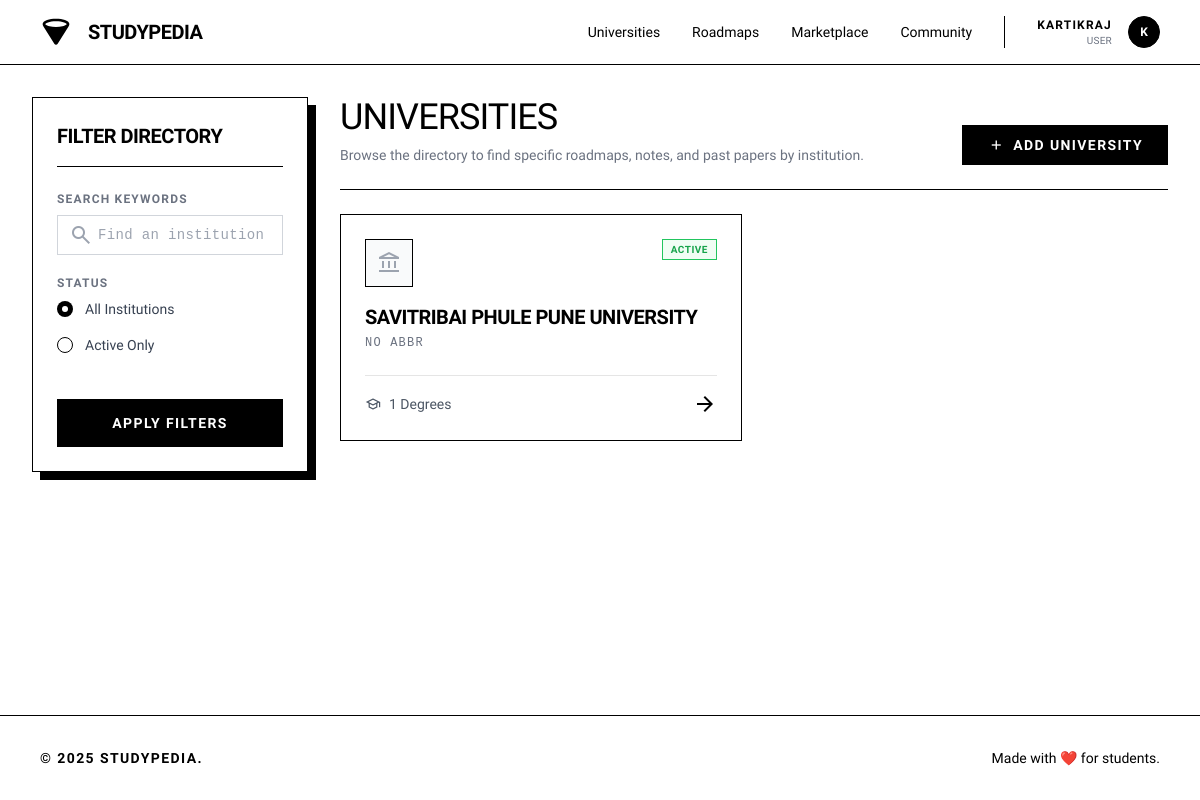
Screenshot of /university/universities/ (signed in) with the database file from the repository.
### accounts/models.py (models this page shows, shortened)
class User(AbstractUser):
    ROLE_CHOICES = (
        ('user', 'User'),
        ('staff', 'Staff'),
        ('admin', 'Admin'),
    )
    role = models.CharField(max_length=20, choices=ROLE_CHOICES, default='user')
    college = models.CharField(max_length=200, blank=True)
    year_of_study = models.PositiveIntegerField(null=True, blank=True)
    location = models.CharField(max_length=100, blank=True)
    phone = models.CharField(max_length=15, blank=True)
    profile_picture = models.ImageField(upload_to='profiles/', null=True, blank=True)
    bio = models.TextField(max_length=500, blank=True)
    credits = models.PositiveIntegerField(default=0)
    wallet_balance = models.DecimalField(max_digits=8, decimal_places=2, default=0.00)
    followers = models.ManyToManyField('self', through='Follow', related_name='following', symmetrical=False)
    created_at = models.DateTimeField(auto_now_add=True)
    updated_at = models.DateTimeField(auto_now=True)
    class Meta:
        indexes = [
            models.Index(fields=['username']),
            models.Index(fields=['created_at']),
        ]

### university/models.py (models this page shows, shortened)
class University(models.Model):
    name = models.CharField(max_length=255)
    abbreviation = models.CharField(max_length=10, null=True, blank=True)
    is_active = models.BooleanField(default=True)
    created_at = models.DateTimeField(auto_now_add=True)
    updated_at = models.DateTimeField(auto_now=True)
    class Meta:
        ordering = ['name']

### accounts/views.py (the view, shortened to what this page needs)
    def wrapper(request, *args, **kwargs):
        if request.user.is_authenticated:
            return view_func(request, *args, **kwargs)

### accounts/views.py (called while the page is built, shortened)
def jwt_auth(view_func):
    def wrapper(request, *args, **kwargs):
        if request.user.is_authenticated:
            return view_func(request, *args, **kwargs)
    return wrapper

### university/views.py (called while the page is built)
@jwt_auth
def university_list(request):
    universities = University.objects.all()
    return render(request, 'university/university_list.html', {'universities': universities})

### university/templates/university/university_list.html (shortened to what this page needs)
{% extends 'base.html' %}
{% load static %}
{% block content %}
<div class="max-w-[1440px] mx-auto w-full px-4 md:px-8 py-8 flex flex-col md:flex-row gap-8">
    <aside class="w-full md:w-1/4 flex flex-col gap-6">
        <div class="bg-white border border-black p-6 shadow-[8px_8px_0px_0px_rgba(0,0,0,1)] sticky top-24">
            <h3 class="text-xl font-display font-bold uppercase tracking-tight mb-6 border-b border-black pb-4">Filter Directory</h3>
            <form method="GET" action="{% url 'university:university_list' %}" class="flex flex-col gap-5">
                <div class="space-y-2">
                    <label for="q" class="text-xs font-bold uppercase tracking-widest text-gray-500">Search Keywords</label>
                    <div class="relative">
                        <span class="absolute left-3 top-1/2 -translate-y-1/2 material-symbols-outlined text-gray-400">search</span>
                        <input type="text" name="q" id="q" value="{{ request.GET.q }}" placeholder="Find an institution..." class="w-full h-10 bg-transparent border-b border-gray-300 text-black placeholder:text-gray-400 pl-10 pr-4 focus:outline-none focus:border-black transition-colors text-sm font-mono tracking-wide">
                    </div>
                </div>
                <div class="space-y-2">
                    <label class="text-xs font-bold uppercase tracking-widest text-gray-500">Status</label>
                    <div class="flex flex-col gap-2">
                        <label class="flex items-center gap-3 cursor-pointer group">
                            <input type="radio" name="status" value="all" {% if not request.GET.status or request.GET.status == 'all' %}checked{% endif %} class="w-4 h-4 border-black text-black focus:ring-black">
                            <span class="text-sm text-gray-700 group-hover:text-black">All Institutions</span>
                        </label>
                        <label class="flex items-center gap-3 cursor-pointer group">
                            <input type="radio" name="status" value="active" {% if request.GET.status == 'active' %}checked{% endif %} class="w-4 h-4 border-black text-black focus:ring-black">
                            <span class="text-sm text-gray-700 group-hover:text-black">Active Only</span>
                        </label>
                    </div>
                </div>
                <button type="submit" class="mt-4 flex w-full cursor-pointer items-center justify-center border border-black bg-black text-white hover:bg-white hover:text-black transition-colors h-12 px-6 text-sm font-bold uppercase tracking-widest">
                    Apply Filters
                </button>
            </form>
        </div>
    </aside>
    <main class="w-full md:w-3/4 flex flex-col gap-6">
        <div class="flex flex-col sm:flex-row sm:items-end justify-between border-b border-black pb-6 gap-4">
            <div>
                <h1 class="text-4xl font-light font-display uppercase tracking-tight text-black mb-2">Universities</h1>
                <p class="text-sm text-gray-500 font-light">Browse the directory to find specific roadmaps, notes, and past papers by institution.</p>
            </div>
            {% if user.is_staff %}
            <a href="{% url 'university:university_create' %}" class="flex whitespace-nowrap cursor-pointer items-center justify-center border border-black bg-black text-white hover:bg-white hover:text-black transition-colors h-10 px-6 text-sm font-bold uppercase tracking-widest gap-2">
                <span class="material-symbols-outlined text-[18px]">add</span> Add University
            </a>
            {% endif %}
        </div>
        {% if universities %}
            <div class="grid grid-cols-1 md:grid-cols-2 xl:grid-cols-3 gap-6">
                {% for university in universities %}
                    <div class="bg-white border border-black p-6 group hover:shadow-[8px_8px_0px_0px_rgba(0,0,0,1)] transition-all duration-300 flex flex-col justify-between h-full relative overflow-hidden">
                        <div class="mb-6">
                            <div class="flex justify-between items-start mb-4">
                                <div class="w-12 h-12 bg-gray-50 border border-black flex items-center justify-center shrink-0">
                                    <span class="material-symbols-outlined text-gray-400">account_balance</span>
                                </div>
                                {% if university.is_active %}
                                    <span class="inline-block text-[10px] font-bold uppercase tracking-wider px-2 py-0.5 border border-green-500 text-green-600 bg-green-50">Active</span>
                                {% else %}
                                    <span class="inline-block text-[10px] font-bold uppercase tracking-wider px-2 py-0.5 border border-red-500 text-red-600 bg-red-50">Inactive</span>
                                {% endif %}
                            </div>
                            <h3 class="text-xl font-display font-bold uppercase tracking-tight text-black mb-1 line-clamp-2" title="{{ university.name }}">{{ university.name }}</h3>
                            <p class="text-xs font-mono uppercase tracking-widest text-gray-500">{{ university.abbreviation|default:"No Abbr" }}</p>
                        </div>
                        <div class="pt-4 border-t border-black/10 flex items-center justify-between mt-auto">
                            <div class="flex items-center gap-2 text-sm text-gray-600">
                                <span class="material-symbols-outlined text-[16px]">school</span>
                                <span>{{ university.degrees.count|default:"0" }} Degrees</span>
                            </div>
                            <span class="material-symbols-outlined text-black group-hover:translate-x-1 transition-transform">arrow_forward</span>
                        </div>
                        <a href="{% url 'university:degree_list' %}?university={{ university.id }}" class="absolute inset-0 z-0"></a>
                    </div>
                {% endfor %}
            </div>
        {% endif %}
    </main>
</div>
{% endblock %}

### templates/navbar.html (shortened to what this page needs)
<header class="flex items-center justify-between whitespace-nowrap border-b border-black px-10 py-4 sticky top-0 z-50 bg-white">
<div class="flex items-center gap-4">
<a href="{% url 'core:home' %}" class="flex items-center gap-4">
<div class="size-8 text-black">
</div>
<h2 class="text-black text-xl font-bold tracking-tight uppercase">Studypedia</h2>
</a>
</div>
<nav class="hidden md:flex flex-1 justify-end gap-8 items-center">
<div class="flex items-center gap-8">
<a class="text-black hover:underline underline-offset-4 transition-all text-sm font-medium" href="{% url 'university:university_list' %}">Universities</a>
<a class="text-black hover:underline underline-offset-4 transition-all text-sm font-medium" href="{% url 'roadmaps:roadmap_list' %}">Roadmaps</a>
<a class="text-black hover:underline underline-offset-4 transition-all text-sm font-medium" href="{% url 'ecommerce:marketplace' %}">Marketplace</a>
<a class="text-black hover:underline underline-offset-4 transition-all text-sm font-medium" href="{% url 'social:social' %}">Community</a>
</div>
{% if user.is_authenticated %}
<div class="flex items-center gap-4 border-l border-black pl-8">
    <div class="flex flex-col text-right">
        <span class="text-xs font-bold uppercase tracking-widest text-black">
            {% if user.first_name %}{{ user.first_name }} {{ user.last_name }}{% else %}{{ user.username }}{% endif %}
        </span>
        <span class="text-[10px] text-gray-500 uppercase tracking-wide">
            {% if user.role %}{{ user.get_role_display }}{% else %}Student{% endif %}
        </span>
    </div>
    <div class="relative group">
        <a href="{% url 'accounts:profile' %}" class="block size-8 bg-black rounded-full overflow-hidden border border-black cursor-pointer">
            {% if user.avatar %}
                <img alt="User Avatar" class="w-full h-full object-cover grayscale" src="{{ user.avatar.url }}"/>
            {% else %}
                <div class="w-full h-full flex items-center justify-center text-white text-xs font-bold">{{ user.username|make_list|first|upper }}</div>
            {% endif %}
        </a>
    </div>
</div>
{% endif %}
</nav>
</header>

### static/css/style.css (style rules this page uses)
:root { --bg-color: #ffffff; --text-color: #000000; --accent-color: #000000; --border-color: #999999; --hover-color: #f5f5f5; --shadow: 0 2px 4px rgba(0, 0, 0, 0.1); --primary-color: #000000; --secondary-color: #666666; }
* { margin: 0; padding: 0; box-sizing: border-box; }
body { font-family: 'Inter', -apple-system, BlinkMacSystemFont, sans-serif; background: var(--bg-color); color: var(--text-color); line-height: 1.6; padding-bottom: 70px; }
header { border-bottom: 1px solid var(--border-color); padding: 0.75rem 0; position: sticky; top: 0; background: var(--bg-color); z-index: 100; }
nav { display: flex; justify-content: space-between; align-items: center; }
@media (min-width: 769px) { body { padding-bottom: 0; } }
.grid { display: grid; gap: 2rem; }
label { display: block; margin-bottom: 0.5rem; font-weight: 500; }
input, select, textarea { width: 100%; padding: 8px 12px; border: 1px solid var(--border-color); border-radius: 4px; font-size: 1rem; background: var(--bg-color); color: var(--text-color); }

### rows the page displays
User: username "KARTIKRAJ", role "USER", username|make_list "K"
University: is_active "ACTIVE", name "SAVITRIBAI PHULE PUNE UNIVERSITY", abbreviation "NO ABBR", degrees.count "1"
